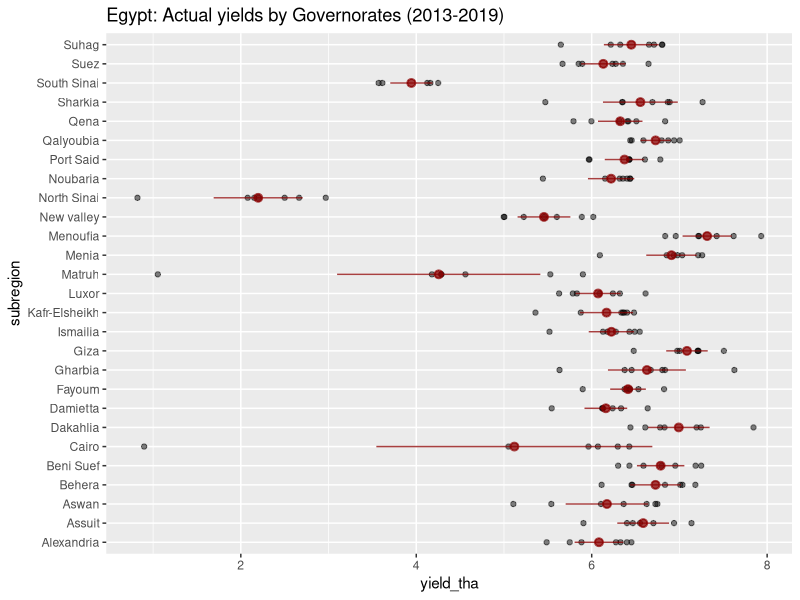
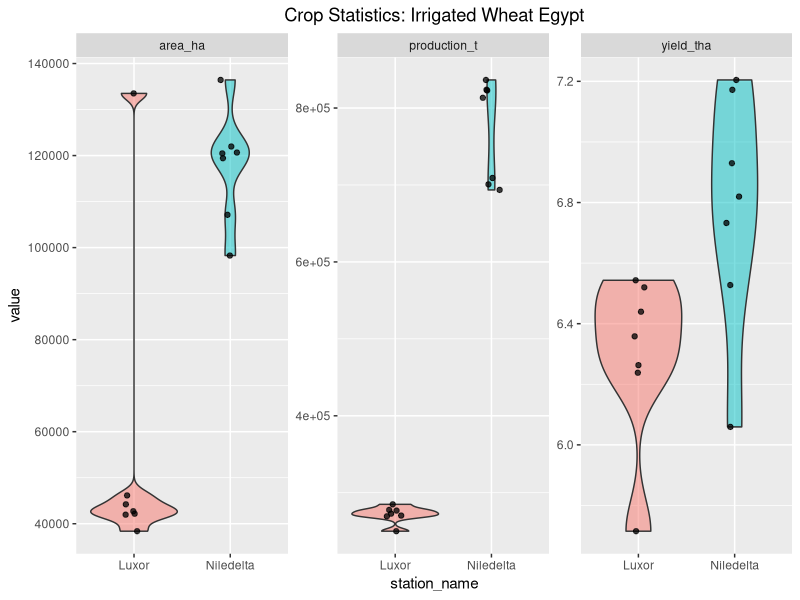

The R script that drew these images, in order:
## ---- chunk 1
knitr::opts_chunk$set(echo = FALSE, fig.align = "center")
library(here)
library(tidyverse)
ya_governorates <- read.csv(here("data/actual-yields/cleaned/EGY_ya_cleaned.csv"))
ya_bufferzones <- read.csv(here("data/actual-yields/aggregated/EGY_ya_aggregated.csv"))
## ---- chunk 2
standard_error <- function(x) {
  abs(qnorm(0.025)) * (sd(x, na.rm = TRUE) / sqrt(length(x)))
}

mean_yield_subregion <- ya_governorates %>% 
  group_by(subregion) %>% 
  summarise(mean_yield = mean(yield_tha, na.rm = TRUE),
            ste_yield = standard_error(yield_tha)) %>% 
  mutate(upperbound = mean_yield + ste_yield,
         lowerbound = mean_yield - ste_yield)

title_plot_yield_subregion <- sprintf("Egypt: Actual yields by Governorates (%d-%d)",
                                      min(ya_governorates$year), max(ya_governorates$year))
ggplot(ya_governorates, aes(x = subregion, y = yield_tha))+
  geom_point(alpha = 0.5, na.rm = TRUE)+
  coord_flip()+
  geom_pointrange(data = mean_yield_subregion,
                  aes(y = mean_yield, ymin = lowerbound, ymax = upperbound),
                  colour = "darkred",
                  alpha = 0.75)+
  ggtitle(title_plot_yield_subregion)
## ---- chunk 3
ya_governorates %>% 
  filter(yield_tha < 2) %>% 
  knitr::kable()
## ---- chunk 4
ya_bufferzones_to_plot <- ya_bufferzones %>% 
  pivot_longer(cols = c("area_ha", "production_t", "yield_tha"),
               names_to = "variable",
               values_to = "value")

ggplot(ya_bufferzones_to_plot, aes(x = station_name, y = value, fill = station_name))+
  geom_violin(alpha = 0.5)+
  geom_jitter(height = 0, width = 0.1, alpha = 0.75)+
  facet_wrap(variable ~ ., scales = "free_y")+
  ggtitle("Crop Statistics: Irrigated Wheat Egypt", )+
  theme(legend.position = "none", 
        plot.title = element_text(hjust = 0.5))

## ---- chunk 5
index_area_outlier_luxor <- which(ya_bufferzones$station_name == "Luxor" &
                                    ya_bufferzones$area_ha > 1E5) 
background_color <- scales::alpha("darkred", alpha = 0.5)
ya_bufferzones %>% 
  kableExtra::kbl() %>% 
  kableExtra::kable_styling() %>% 
  kableExtra::row_spec(row = index_area_outlier_luxor,
                       bold = TRUE, 
                       background = background_color)
